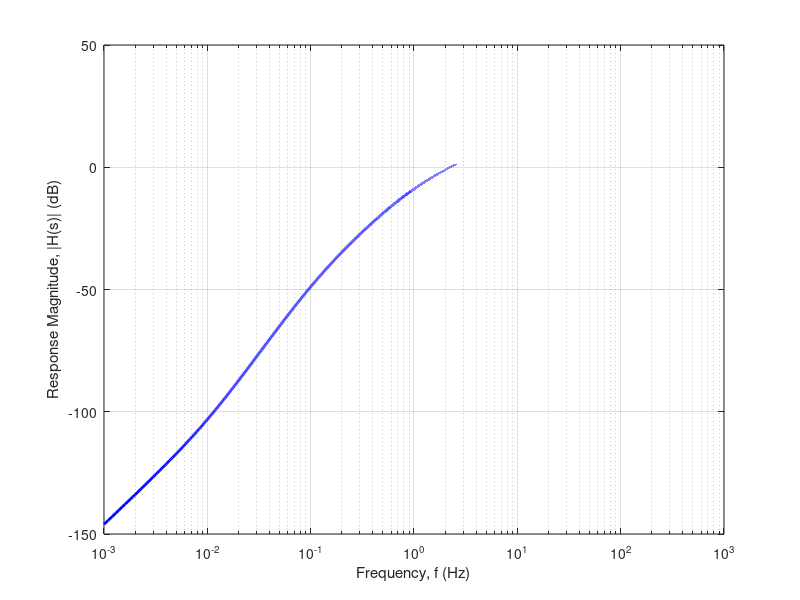

Recreate this plot in MATLAB. (Note: this script raises an error after producing the figure.)
clc;
clear;

%Initialize Parameters
Rsig = 100000;
R1 = 3000000;
R2 = 1000000;
RD = 4700;
RS = 560000;
RL = 10000;
gm = 0.00177;
CG = 0.2e-6;
CS = 28e-6;
CD = 100e-6;
%Find parallel combinations
R1parR2 = (R1*R2)/(R1+R2);
RSpargm = (RS/gm)/(RS +1/gm);
%Calculate gains
Ag = R1parR2/(Rsig+R1parR2);
As = gm;
Ad = RD/(RD+RL);
%Calculate K
K = RL*Ag*As*Ad;
% Find angular frequencies
wcg = 1/((CG)*(Rsig+R1parR2));
wcd = 1/((CD)*(RD+RL));
wcsz = 1/(RS*CS);
wcsp = 1/(CS*RSpargm);
chng = 1/(2*pi)
% Declare domain and range
% Magnitiude of the transfer function has the form 
% x^(2)(x+a)/(x+b)(x+c)(x+d)
% Find the magnitude by converting to a+bj form
domain = 0.001:0.0001:1000;
range = K.*((((domain./chng).^(6))+((domain./chng).^(2).*wcsz).^(2))./(((domain./chng).*(wcg.*wcsp + wcg.*wcd + wcsp.*wcd)-((domain./chng)).^(3)).^(2)+ (wcd.*wcg.*wcsp-((domain./chng).^(2).*((wcg)+(wcsp)+(wcd)))).^(2))).^(1/2);
semilogx(domain,20*log10(range), 'b', 'LineWidth', 2);

xlabel('Frequency, f (Hz)')
ylabel('Response Magnitude, |H(s)| (dB)')
grid on
hold on
numFileName = 'HW6Excel.xlsx';
numericalData = xlsread(numFileName);
semilogx(numericalData(:,1),20*log10(numericalData(:,2)),'--r', 'LineWidth', 2);
xlim([0.001 1000])
ylim([-160 60])
title("MOSFET Circuit Analysis Bode Plot");

x1 = wcsz/(2*pi);
x2 = wcd/(2*pi);
x3 = wcg/(2*pi);
x4 = wcsp/(2*pi);
x = [x1 x2 x3 x4];
y1 = K.*((((x1/chng).^(6))+((x1/chng).^(2).*wcsz).^(2))./(((x1/chng).*(wcg.*wcsp + wcg.*wcd + wcsp.*wcd)-((x1/chng)).^(3)).^(2)+ (wcd.*wcg.*wcsp-((x1/chng).^(2).*((wcg)+(wcsp)+(wcd)))).^(2))).^(1/2);
y1F = 20*log10(y1)
y2 = K.*((((x2/chng).^(6))+((x2/chng).^(2).*wcsz).^(2))./(((x2/chng).*(wcg.*wcsp + wcg.*wcd + wcsp.*wcd)-((x2/chng)).^(3)).^(2)+ (wcd.*wcg.*wcsp-((x2/chng).^(2).*((wcg)+(wcsp)+(wcd)))).^(2))).^(1/2);
y2F = 20*log10(y2)
y3 = K.*((((x3/chng).^(6))+((x3/chng).^(2).*wcsz).^(2))./(((x3/chng).*(wcg.*wcsp + wcg.*wcd + wcsp.*wcd)-((x3/chng)).^(3)).^(2)+ (wcd.*wcg.*wcsp-((x3/chng).^(2).*((wcg)+(wcsp)+(wcd)))).^(2))).^(1/2);
y3F = 20*log10(y3)
y4 = K.*((((x4/chng).^(6))+((x4/chng).^(2).*wcsz).^(2))./(((x4/chng).*(wcg.*wcsp + wcg.*wcd + wcsp.*wcd)-((x4/chng)).^(3)).^(2)+ (wcd.*wcg.*wcsp-((x4/chng).^(2).*((wcg)+(wcsp)+(wcd)))).^(2))).^(1/2);
y4F = 20*log10(y4)
y = [y1F y2F y3F y4F];
plot(x,y,'o');
labels = {"Zero (0.0102, -103) ", "Pole 1 (0.108, -47) ", "Pole 2 (0.936 ,-9.8) ", "Pole 3 (10.07, 10.91) "};
text(x,y,labels,'VerticalAlignment','top','HorizontalAlignment','left');
legend('Analytical','Numerical', "Critical Points");

